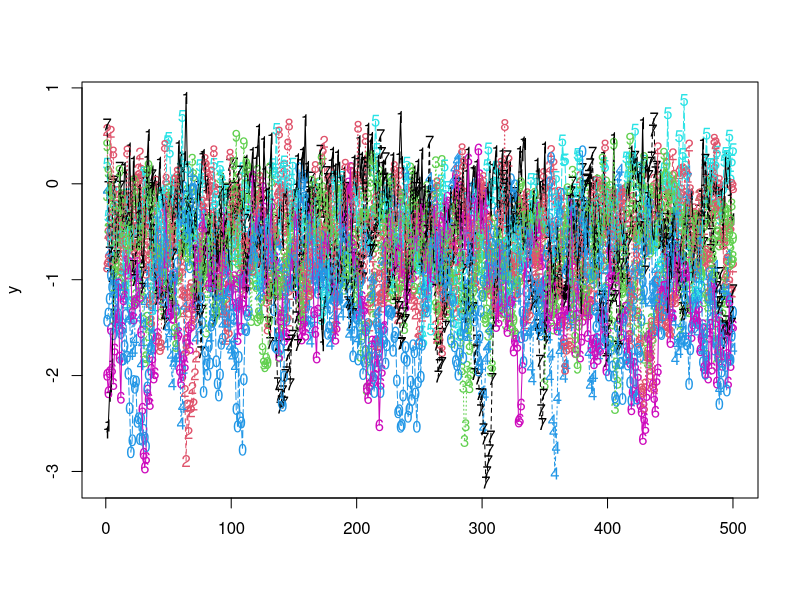

Source code (R): (Note: this script raises an error after producing the figure.)
####################################################################################
### FB 12/06/2018 -- Generating replicated datasets for 10 species #################
### Both Lotka-Volterra discrete-time (Ricker) competition and VAR(1) (Gompertz) ###
####################################################################################

rm(list = ls())
set.seed(5)

### Mainly competition dataset

### Do we use the same exact network structure? Sounds OK
### We use the one below

interaction_matrix = rbind(c(1,1,1,0,0,0,0,0,0,0),
                           c(1,1,1,0,0,0,0,0,0,0),
                           c(1,1,1,0,0,0,0,0,0,0),
                           c(1,1,1,1,0,0,0,0,0,0),
                           c(0,0,0,1,1,1,1,0,0,0),
                           c(0,0,0,0,1,1,1,0,0,0),
                           c(0,0,0,0,1,1,1,0,0,0),
                           c(0,0,0,0,0,0,0,1,1,1),
                           c(0,0,0,0,0,0,0,1,1,1),
                           c(0,0,0,0,0,0,0,1,1,1))
nspecies = nrow(interaction_matrix)

### Random draw of parameter values using Gaussian variables with an interaction strength mean and variance

# How many repeats? 
nrepeats=25

### High-level parameters
tmax=500 ## Number of time units. 500 timesteps total for the simulation, and we select the 300 last time steps for model fitting
index_time=1:tmax
# Variability on the matrix elements
sigma_A = sqrt(0.0025) # sigma_A^2 = 0.05
# Temporal noise on the population growth rate in logarithmic scale 
sigma=0.3 # Sigma^2= 0.1

niter=1

while (niter<nrepeats)
{

print(paste("site/repeat =",niter))
  
# Nonlinear LV discrete-time (Ricker) competition
stability_crit = 1.5 #initializing stability criteria
### Use feasability (strictly positive interior fixed point) with min threshold for abundances

while(stability_crit >1){
  print("Try out new parameter set for LV model")
  
  ### Simulate the A = (alpha_ij) matrix
  interspe_strength = 0.2
  intraspe_strength = 0.5
  
  alpha=interaction_matrix
  for (ki in 1:nspecies){
    for (kj in 1:nspecies){
      noise_strength=runif(1,0,sigma_A) ## somewhat arbitrary but chosen to keep sign and magnitude of interaction in check
      if (ki==kj){alpha[ki,kj]= - alpha[ki,kj]*intraspe_strength+noise_strength} else {alpha[ki,kj]= - alpha[ki,kj]*interspe_strength+noise_strength}
    }
  }
  alpha
  

 
  ### Simulate the growth rates -- better to simulate them here to check the combination alpha - r is feasible
  r<-runif(nspecies,0.2,0.5) # Maximal growth rates // could covary with interaction strength later on. 
  # r<-runif(nspecies,2,3) # for more chaotic dynamics. 
  
  ### Equilibrium, mean values - some algebra
  N_star<-solve(alpha) %*% (-r) ### check the equilibrium is feasible, at least with those r values...
  N_star # 
  
  # Simulate the model

  Y=matrix(1,nrow=tmax,ncol=nspecies)
  epsilon<-matrix(0, nrow=tmax-1,ncol=nspecies,byrow=TRUE) # Noise on growth rates
  
  for (i in 1:nspecies){
    Y[1,i]=abs(rnorm(1,1,1))} #### Initial condition - most changing part across repeats
  for (t in 1:(tmax-1)){
    epsilon[t,]<-rnorm(nspecies,mean = 0, sd = sigma) # Residual noise on log-population growth rates
    Y[t+1,] = Y[t,]*exp(r+alpha %*% Y[t,] + epsilon[t,]) # Ricker dynamics // Note FB: Beverton-Holt would be another option, more stable
  }
  y=log(Y)
  #y=y-mean(y)
  
  matplot(y)
  matlines(y)
  
  #feasible = (min(y)>(-25))
  #if (feasible==TRUE){print("Found LV TS")}
  #found one right parameter set 
  if (min(N_star)>0.00001){stability_crit=0.5; print("Found LV param set")}
  
}
  
# save data to file
DataTemp_wTime_abs_LV = data.frame(niter*rep(1,tmax),index_time,Y)
DataTemp_wTime_abs_LV  = format(DataTemp_wTime_abs_LV,digits=3,scientific=T)
### Write this in total dataframes
if (niter==1){ 	# Create data structures
  Data_wTime_abs_LV=DataTemp_wTime_abs_LV
} else {
  Data_wTime_abs_LV=rbind(Data_wTime_abs_LV,DataTemp_wTime_abs_LV)}
# save quantitative interaction matrix
write.csv(alpha,file=paste("../data/random_param_set/alpha/alphaMatrix",niter,".csv",sep=""))
write.csv(r,file=paste("../data/random_param_set/r/rVector",niter,".csv",sep=""))


### Now switch model 

# M/VAR(1) (Gompertz) competition model
spectral_radius = 1.5 #initializing
  while(spectral_radius>1){
    print("Try out new initial conditions VAR")
    
    # Define the interaction matrix
    B=interaction_matrix*rnorm(nspecies*nspecies,-0.05,sigma_A)+0.8*diag(nspecies)
    # Your typical MAR(1) matrix - is it stable
    spectral_radius = max(abs(eigen(B)$values)) #stable
    
    # Simulate the VAR(1) model
    ysim=matrix(0,nrow = tmax,ncol=nspecies)
    ysim[1,] = rnorm(nspecies,0.5,0.1)
    for (time_index in 1:(tmax-1)){
      ysim[time_index+1,] = B %*% ysim[time_index,] + rnorm(nspecies,0,sigma)
    }
    matplot(ysim)
    matlines(ysim) #check
    
    # Say we found a nice param set
    if (spectral_radius>1){print("Found VAR(1) param set")}
  }
# save data to file
DataTemp_wTime_abs_VAR = data.frame(niter*rep(1,tmax),index_time,Y)
DataTemp_wTime_abs_VAR  = format(DataTemp_wTime_abs_VAR,digits=3,scientific=T)
### Write this in total dataframes
if (niter==1){ 	# Create data structures
  Data_wTime_abs_VAR=DataTemp_wTime_abs_VAR
} else {
  Data_wTime_abs_VAR=rbind(Data_wTime_abs_VAR,DataTemp_wTime_abs_VAR)}
# save quantitative interaction matrix
write.csv(alpha,file=paste("../data/random_param_set/B/BMatrix",niter,".csv",sep=""))

### Increment iteration counter

niter=niter+1
}

### --------------------- Write data to file ------------------------- ### 

names(Data_wTime_abs_LV)=c("Site","Time_index","Species1","Species2","Species3","Species4","Species5","Species6","Species7","Species8","Species9","Species10")
names(Data_wTime_abs_VAR)=c("Site","Time_index","Species1","Species2","Species3","Species4","Species5","Species6","Species7","Species8","Species9","Species10")

#options(scipen=-500)
#Data_wTime_abs_LV = format(Data_wTime_abs_LV,digits=4)
#Data_wTime_abs_VAR = format(Data_wTime_abs_VAR,digits=4)
#sapply(Data_wTime_abs_LV, class)

write.csv(Data_wTime_abs_LV,file="../data/random_param_set/Data_wTime_abs_LV.csv")
write.csv(Data_wTime_abs_VAR,file="../data/random_param_set/Data_wTime_abs_VAR.csv")
